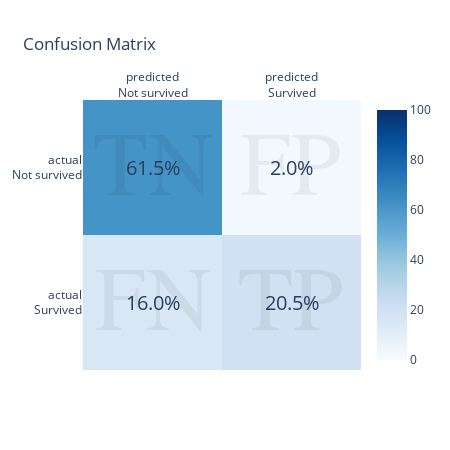

Write notebook code for a chart like this one.
### Code cell
explainer.plot_confusion_matrix(cutoff=0.6, normalized=True )

### Figure 1 — Plotly figure (JSON) as saved in the notebook; plotly's stock layout.template omitted (floating-point values rounded to 4 significant figures)
{"data": [{"colorscale": [[0, "rgb(247,251,255)"], [0.125, "rgb(222,235,247)"], [0.25, "rgb(198,219,239)"], [0.375, "rgb(158,202,225)"], [0.5, "rgb(107,174,214)"], [0.625, "rgb(66,146,198)"], [0.75, "rgb(33,113,181)"], [0.875, "rgb(8,81,156)"], [1, "rgb(8,48,107)"]], "hoverinfo": "skip", "type": "heatmap", "x": ["predicted<br>Not survived", "predicted<br>Survived"], "y": ["actual<br>Not survived", "actual<br>Survived"], "z": [[61.5, 2], [16, 20.5]], "zmax": 100, "zmin": 0}], "layout": {"annotations": [{"font": {"size": 20}, "showarrow": false, "text": "61.5%", "x": "predicted<br>Not survived", "y": "actual<br>Not survived"}, {"font": {"color": "black", "family": "Old Standard TT, Bold", "size": 90}, "opacity": 0.05, "showarrow": false, "text": "TN", "x": "predicted<br>Not survived", "y": "actual<br>Not survived"}, {"font": {"size": 20}, "showarrow": false, "text": "2.0%", "x": "predicted<br>Survived", "y": "actual<br>Not survived"}, {"font": {"color": "black", "family": "Old Standard TT, Bold", "size": 90}, "opacity": 0.05, "showarrow": false, "text": "FP", "x": "predicted<br>Survived", "y": "actual<br>Not survived"}, {"font": {"size": 20}, "showarrow": false, "text": "16.0%", "x": "predicted<br>Not survived", "y": "actual<br>Survived"}, {"font": {"color": "black", "family": "Old Standard TT, Bold", "size": 90}, "opacity": 0.05, "showarrow": false, "text": "FN", "x": "predicted<br>Not survived", "y": "actual<br>Survived"}, {"font": {"size": 20}, "showarrow": false, "text": "20.5%", "x": "predicted<br>Survived", "y": "actual<br>Survived"}, {"font": {"color": "black", "family": "Old Standard TT, Bold", "size": 90}, "opacity": 0.05, "showarrow": false, "text": "TP", "x": "predicted<br>Survived", "y": "actual<br>Survived"}], "height": 450, "title": {"text": "Confusion Matrix"}, "width": 450, "xaxis": {"side": "top"}, "yaxis": {"autorange": "reversed", "side": "left"}}}
